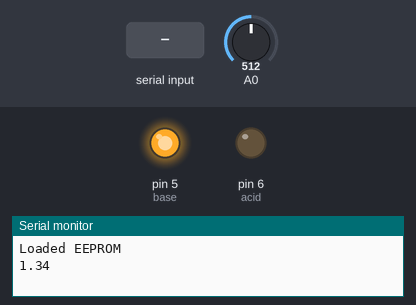
Recording of a sketch running on a simulated Arduino Uno, built with avr-gcc and run on an emulated ATmega328P. Shown: output pins drawn as LEDs (lit = HIGH), the last lines printed to the serial monitor. The inputs (shaded band) are chosen by the test bench; at power-on: A0 = 512.

Above: at 1.5 s.
1.6 s: "CAL,7" received over Serial
14.3 s: A0 set to 306
At 15.1 s:
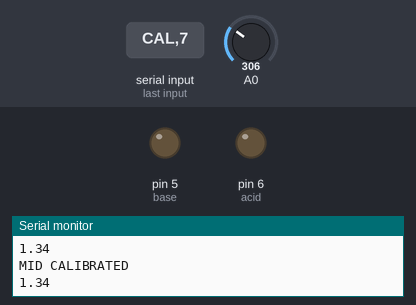
36.3 s: A0 set to 511
At 48.5 s:
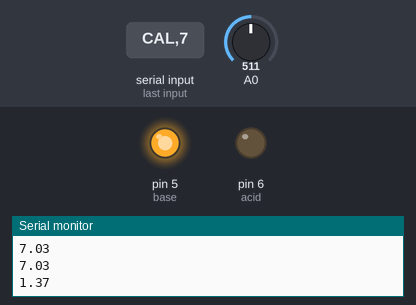
50.3 s: A0 set to 356
60.3 s: A0 set to 326
At 61.1 s:
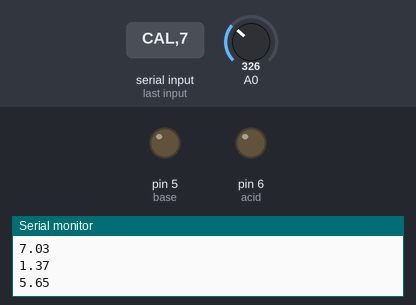
Timing chart, 0 to 63.3 s (numbered marks = the images above; inputs shaded):
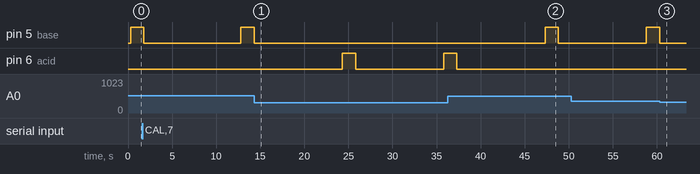

The sketch:

main_controller.ino
```cpp
// to use the Atlas gravity circuits with
// the gravity isolator board's pulse output
// uncomment line 8: #define USE_PULSE_OUT
// you can use any pins instead of just the analog ones
// but it must be recalibrated
// note that the isolator's analog output also provides isolation

// #define USE_PULSE_OUT

#ifdef USE_PULSE_OUT
  #include "ph_iso_grav.h"
  Gravity_pH_Isolated pH = Gravity_pH_Isolated(A0);
#else
  #include "ph_grav.h"
  Gravity_pH pH = Gravity_pH(A0);
#endif


uint8_t user_bytes_received = 0;
const uint8_t bufferlen = 32;
char user_data[bufferlen];
int base = 5;
int acid = 6;

void parse_cmd(char* string) {
  strupr(string);
  if (strcmp(string, "CAL,7") == 0) {
    pH.cal_mid();
    Serial.println("MID CALIBRATED");
  }
  else if (strcmp(string, "CAL,4") == 0) {
    pH.cal_low();
    Serial.println("LOW CALIBRATED");
  }
  else if (strcmp(string, "CAL,10") == 0) {
    pH.cal_high();
    Serial.println("HIGH CALIBRATED");
  }
  else if (strcmp(string, "CAL,CLEAR") == 0) {
    pH.cal_clear();
    Serial.println("CALIBRATION CLEARED");
  }
}

void setup() {
  Serial.begin(9600);
  delay(200);
  pinMode(base, OUTPUT);
  pinMode(acid, OUTPUT);
  Serial.println(F("Use commands \"CAL,7\", \"CAL,4\", and \"CAL,10\" to calibrate the circuit to those respective values"));
  Serial.println(F("Use command \"CAL,CLEAR\" to clear the calibration"));
  if (pH.begin()) {
    Serial.println("Loaded EEPROM");
  }
}

void loop() {
  if (Serial.available() > 0) {
    user_bytes_received = Serial.readBytesUntil(13, user_data, sizeof(user_data));
  }

  if (user_bytes_received) {
    parse_cmd(user_data);
    user_bytes_received = 0;
    memset(user_data, 0, sizeof(user_data));
  }

  Serial.println(pH.read_ph());
  if(pH.read_ph() < 6.0){
    digitalWrite(base, HIGH);
    delay(1500);
    digitalWrite(base, LOW);
  }
  else if(pH.read_ph() > 6.5){
    digitalWrite(acid, HIGH);
    delay(1500);
    digitalWrite(acid, LOW);
  }
  delay(10000);
}
```

Measured:
- the behaviour switches between 344 and 343 on A0 (found by bisection; images 2 and 3)
- after the input at 14.3 s, pin 5 (base): goes on until 14.3 s, then stays LOW; pin 6 (acid): LOW → HIGH after 10.0 s, → LOW 1.5 s later, → HIGH 10.0 s later
- after the input at 36.3 s, pin 5 (base): LOW → HIGH after 11.0 s, → LOW 1.5 s later; pin 6 (acid): goes on until 37.3 s, then stays LOW
- after the input at 60.3 s, pin 5 (base): goes on until 60.3 s, then stays LOW
